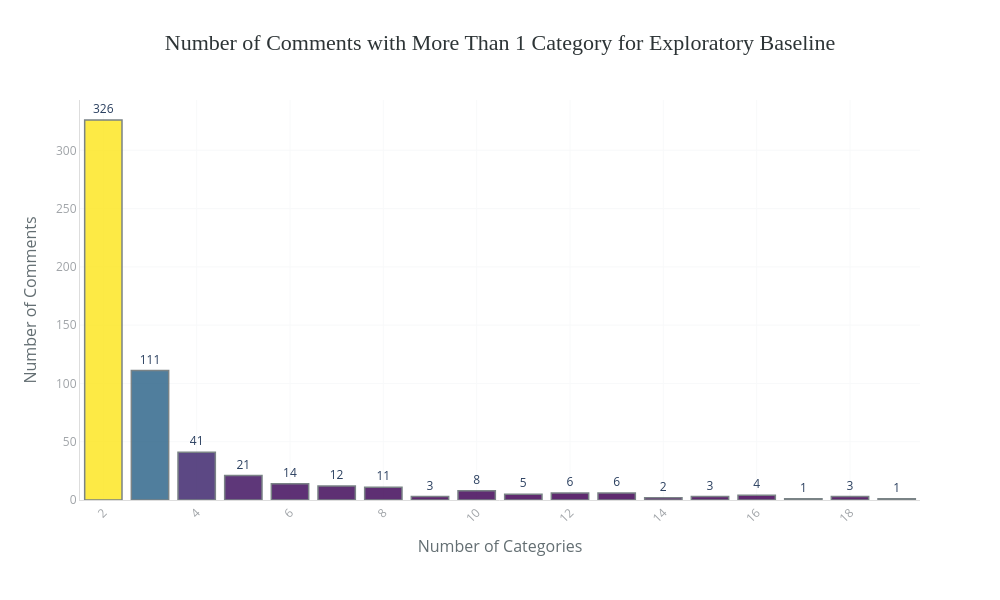

Write notebook code for a chart like this one.
### Code cell
bar_chart(
    data=df_plot_filtered,
    x="num_categories",
    y="num_comments",
    title="Number of Comments with More Than 1 Category for Exploratory Baseline",
    labels={
        "num_categories": "Number of Categories",
        "num_comments": "Number of Comments"
    },
    top_n=len(df_plot_filtered)  # ensure all appear
)

### Figure 1 — Plotly figure (JSON) as saved in the notebook; plotly's stock layout.template omitted (floating-point values rounded to 4 significant figures)
{"data": [{"hovertemplate": "Number of Categories=%{x}<br>Number of Comments=%{marker.color}<br>text=%{text}<extra></extra>", "legendgroup": "", "marker": {"color": [326, 111, 41, 21, 14, 12, 11, 8, 6, 6, 5, 4, 3, 3, 3, 2, 1, 1], "coloraxis": "coloraxis", "line": {"color": "#636E72", "width": 1.5}, "opacity": 0.85, "pattern": {"shape": ""}}, "name": "", "orientation": "v", "showlegend": false, "text": ["326", "111", "41", "21", "14", "12", "11", "8", "6", "6", "5", "4", "3", "3", "3", "2", "1", "1"], "textposition": "outside", "texttemplate": "%{text}", "type": "bar", "x": [2, 3, 4, 5, 6, 7, 8, 10, 12, 13, 11, 16, 9, 15, 18, 14, 17, 19], "xaxis": "x", "y": [326, 111, 41, 21, 14, 12, 11, 8, 6, 6, 5, 4, 3, 3, 3, 2, 1, 1], "yaxis": "y"}], "layout": {"barmode": "relative", "coloraxis": {"colorbar": {"title": {"text": "Number of Comments"}}, "colorscale": [[0, "#440154"], [0.25, "#3b528b"], [0.5, "#21908d"], [0.75, "#5dc962"], [1, "#fde725"]], "showscale": false}, "height": 600, "legend": {"tracegroupgap": 0}, "margin": {"b": 100, "l": 80, "r": 80, "t": 100}, "paper_bgcolor": "white", "plot_bgcolor": "white", "showlegend": false, "title": {"font": {"color": "#2D3436", "family": "Arial Black", "size": 22}, "text": "Number of Comments with More Than 1 Category for Exploratory Baseline", "x": 0.5, "xanchor": "center"}, "width": 1000, "xaxis": {"anchor": "y", "domain": [0, 1], "gridcolor": "#F8F9FA", "linecolor": "#DDD", "showgrid": true, "tickangle": -45, "tickfont": {"color": "#A0A4A8", "size": 12}, "title": {"font": {"color": "#636E72", "size": 16}, "text": "Number of Categories"}}, "yaxis": {"anchor": "x", "domain": [0, 1], "gridcolor": "#F8F9FA", "linecolor": "#DDD", "showgrid": true, "tickfont": {"color": "#A0A4A8", "size": 12}, "title": {"font": {"color": "#636E72", "size": 16}, "text": "Number of Comments"}}}}
